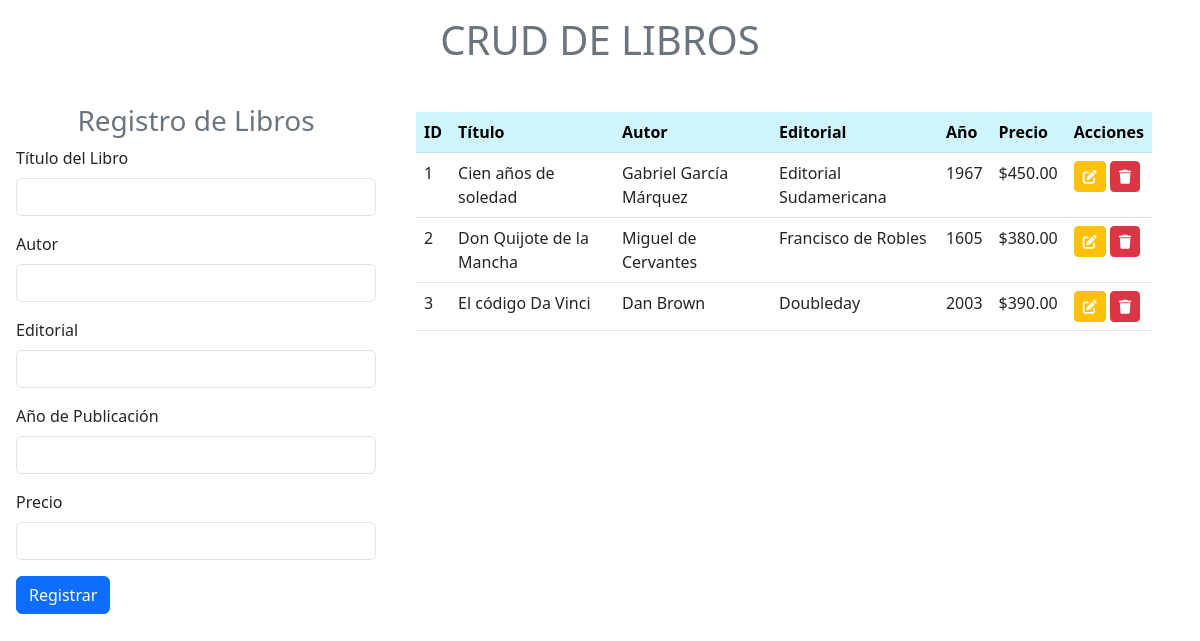
The page / on the database its author committed.
### tables this page shows
CREATE TABLE `libros` (
  `id` int NOT NULL AUTO_INCREMENT,
  `titulo` varchar(150) NOT NULL,
  `autor` varchar(100) NOT NULL,
  `editorial` varchar(100) NOT NULL,
  `anio_publicacion` int NOT NULL,
  `precio` decimal(10,2) NOT NULL,
  PRIMARY KEY (`id`)
);

### controlador/LibroControlador.php (called while the page is built, shortened)
<?php
require_once "modelo/Libro.php";
class LibroControlador {
    private $modelo;
    public function __construct() {
        $this->modelo = new Libro();
    }
    public function index() {
        $libros = $this->modelo->obtenerTodos();
        require_once "vista/listar.php";
    }
}

### configuracion/conexion.php (called while the page is built)
<?php
class Conexion {
    public static function conectar() {
        $host = "localhost";
        $db = "biblioteca_db";
        $user = "root";
        $password = "251831";
        $charset = "utf8mb4";
        try {
            $dsn = "mysql:host=$host;dbname=$db;charset=$charset";
            $pdo = new PDO($dsn, $user, $password);
            $pdo->setAttribute(PDO::ATTR_ERRMODE, PDO::ERRMODE_EXCEPTION);
            return $pdo;
        } catch (PDOException $e) {
            die("Error de conexión: " . $e->getMessage());
        }
    }
}

### modelo/Libro.php (called while the page is built, shortened)
<?php
require_once "configuracion/conexion.php";
class Libro {
    private $db;
    public function __construct() {
        $this->db = Conexion::conectar();
    }
    public function obtenerTodos() {
        $query = $this->db->query("SELECT * FROM libros");
        return $query->fetchAll(PDO::FETCH_OBJ);
    }
}

### vista/listar.php (the view, shortened to what this page needs)
<!DOCTYPE html>
<html lang="es">
<head>
    <link href="https://cdn.jsdelivr.net/npm/bootstrap@5.3.0/dist/css/bootstrap.min.css" rel="stylesheet">
    <link rel="stylesheet" href="https://cdnjs.cloudflare.com/ajax/libs/font-awesome/6.5.2/css/all.min.css">
</head>
<body>
    <h1 class="text-center p-3 text-secondary">CRUD DE LIBROS</h1>
    <div class="container-fluid row">
        <form class="col-4 p-3" method="POST" action="index.php">
            <h3 class="text-center text-secondary">Registro de Libros</h3>
            <div class="mb-3">
                <label class="form-label">Título del Libro</label>
                <input type="text" class="form-control" name="titulo" required>
            </div>
            <div class="mb-3">
                <label class="form-label">Autor</label>
                <input type="text" class="form-control" name="autor" required>
            </div>
            <div class="mb-3">
                <label class="form-label">Editorial</label>
                <input type="text" class="form-control" name="editorial" required>
            </div>
            <div class="mb-3">
                <label class="form-label">Año de Publicación</label>
                <input type="number" class="form-control" name="anio_publicacion" required>
            </div>
            <div class="mb-3">
                <label class="form-label">Precio</label>
                <input type="text" class="form-control" name="precio" required>
            </div>
            <button type="submit" class="btn btn-primary" name="btnregistrar" value="ok">Registrar</button>
        </form>
        <div class="col-8 p-4">
            <table class="table table-hover">
                <thead class="table-info">
                    <tr>
                        <th scope="col">ID</th>
                        <th scope="col">Título</th>
                        <th scope="col">Autor</th>
                        <th scope="col">Editorial</th>
                        <th scope="col">Año</th>
                        <th scope="col">Precio</th>
                        <th scope="col">Acciones</th>
                    </tr>
                </thead>
                <tbody>
                    <?php foreach ($libros as $datos): ?>
                        <tr>
                            <td><?= $datos->id ?></td>
                            <td><?= htmlspecialchars($datos->titulo) ?></td>
                            <td><?= htmlspecialchars($datos->autor) ?></td>
                            <td><?= htmlspecialchars($datos->editorial) ?></td>
                            <td><?= $datos->anio_publicacion ?></td>
                            <td>$<?= number_format($datos->precio, 2) ?></td>
                            <td>
                                <a href="index.php?action=editar&id=<?= $datos->id ?>" class="btn btn-sm btn-warning text-white">
                                    <i class="fa-solid fa-pen-to-square"></i>
                                </a>
                                <a onclick="return confirm('¿Estás seguro de eliminar este libro?')" href="index.php?eliminar_id=<?= $datos->id ?>" class="btn btn-sm btn-danger">
                                    <i class="fa-solid fa-trash"></i>
                                </a>
                            </td>
                        </tr>
                    <?php endforeach; ?>
                </tbody>
            </table>
        </div>
    </div>
</body>
</html>

### index.php (shortened to what this page needs)
<?php
require_once "controlador/LibroControlador.php";
$controlador = new LibroControlador();
$action = isset($_GET['action']) ? $_GET['action'] : 'index';
switch ($action) {
    case 'index':
    default:
        $controlador->index();
        break;
}

### rows shown on the page
libros: id "1", titulo "Cien años de soledad", autor "Gabriel García Márquez", editorial "Editorial Sudamericana", anio_publicacion "1967", precio "450.00"
libros: id "2", titulo "Don Quijote de la Mancha", autor "Miguel de Cervantes", editorial "Francisco de Robles", anio_publicacion "1605", precio "380.00"
libros: id "3", titulo "El código Da Vinci", autor "Dan Brown", editorial "Doubleday", anio_publicacion "2003", precio "390.00"
